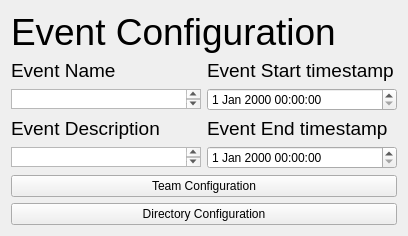
<?xml version="1.0" encoding="UTF-8"?>
<ui version="4.0">
 <class>EventConfig</class>
 <widget class="QWidget" name="EventConfig">
  <property name="geometry">
   <rect>
    <x>0</x>
    <y>0</y>
    <width>408</width>
    <height>233</height>
   </rect>
  </property>
  <property name="windowTitle">
   <string>Event Config</string>
  </property>
  <layout class="QVBoxLayout" name="verticalLayout_2">
   <item>
    <widget class="QLabel" name="EventTitlelabel">
     <property name="font">
      <font>
       <pointsize>28</pointsize>
      </font>
     </property>
     <property name="text">
      <string>Event Configuration</string>
     </property>
    </widget>
   </item>
   <item>
    <layout class="QGridLayout" name="gridLayout">
     <item row="0" column="0">
      <widget class="QLabel" name="EventNamelabel">
       <property name="sizePolicy">
        <sizepolicy hsizetype="Preferred" vsizetype="Preferred">
         <horstretch>5</horstretch>
         <verstretch>0</verstretch>
        </sizepolicy>
       </property>
       <property name="font">
        <font>
         <pointsize>14</pointsize>
        </font>
       </property>
       <property name="text">
        <string>Event Name</string>
       </property>
      </widget>
     </item>
     <item row="1" column="1">
      <widget class="QDateTimeEdit" name="EventConfigStartDate"/>
     </item>
     <item row="1" column="0">
      <widget class="QTextEdit" name="EventEndTextbox">
       <property name="sizePolicy">
        <sizepolicy hsizetype="Preferred" vsizetype="Preferred">
         <horstretch>0</horstretch>
         <verstretch>0</verstretch>
        </sizepolicy>
       </property>
       <property name="maximumSize">
        <size>
         <width>1000</width>
         <height>20</height>
        </size>
       </property>
      </widget>
     </item>
     <item row="2" column="0">
      <widget class="QLabel" name="EventDescriptionlabel">
       <property name="sizePolicy">
        <sizepolicy hsizetype="Preferred" vsizetype="Preferred">
         <horstretch>5</horstretch>
         <verstretch>0</verstretch>
        </sizepolicy>
       </property>
       <property name="font">
        <font>
         <pointsize>14</pointsize>
        </font>
       </property>
       <property name="text">
        <string>Event Description</string>
       </property>
      </widget>
     </item>
     <item row="2" column="1">
      <widget class="QLabel" name="EventEndlabel">
       <property name="sizePolicy">
        <sizepolicy hsizetype="Preferred" vsizetype="Preferred">
         <horstretch>5</horstretch>
         <verstretch>0</verstretch>
        </sizepolicy>
       </property>
       <property name="font">
        <font>
         <pointsize>14</pointsize>
        </font>
       </property>
       <property name="text">
        <string>Event End timestamp</string>
       </property>
      </widget>
     </item>
     <item row="6" column="0">
      <widget class="QTextEdit" name="DescriptionTextbox">
       <property name="sizePolicy">
        <sizepolicy hsizetype="Preferred" vsizetype="Preferred">
         <horstretch>0</horstretch>
         <verstretch>0</verstretch>
        </sizepolicy>
       </property>
       <property name="maximumSize">
        <size>
         <width>1000</width>
         <height>20</height>
        </size>
       </property>
      </widget>
     </item>
     <item row="6" column="1">
      <widget class="QDateTimeEdit" name="EventConfigEndDate"/>
     </item>
     <item row="0" column="1">
      <widget class="QLabel" name="EventStartlabel">
       <property name="sizePolicy">
        <sizepolicy hsizetype="Preferred" vsizetype="Preferred">
         <horstretch>5</horstretch>
         <verstretch>0</verstretch>
        </sizepolicy>
       </property>
       <property name="font">
        <font>
         <pointsize>14</pointsize>
        </font>
       </property>
       <property name="text">
        <string>Event Start timestamp</string>
       </property>
      </widget>
     </item>
    </layout>
   </item>
   <item>
    <widget class="QPushButton" name="goBackToTeamConfig">
     <property name="text">
      <string>Team Configuration</string>
     </property>
    </widget>
   </item>
   <item>
    <widget class="QPushButton" name="goToDirConfigButt">
     <property name="text">
      <string>Directory Configuration</string>
     </property>
    </widget>
   </item>
  </layout>
 </widget>
 <resources/>
 <connections/>
</ui>
